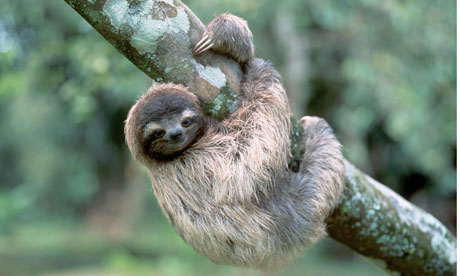
#> input picture sloth.jpg, 460 x 276 px
$ python 'redgb copy.py'   (Python 2 division)
#> lines starting #> are read from the running program, lines starting #| are printed output that depends on the picture
from PIL import Image
import random

im = Image.open("sloth.jpg") # loads image
#> im is the input picture: PIL image 460x276 RGB; mean R, G, B 116.3, 132.4, 118
pixels = im.load()
rgb_im = im.convert('RGB') # create the pixel map


xlimit = 270
prevSavedPts = [131, 166, 61, 71, 173, 56, 81, 72, 223, 41, 201, 132, 19, 220, 144, 51, 243, 245, 127, 142, 225, 267, 51, 249, 14, 249, 82, 14, 227, 104, 63, 98, 157, 140, 267, 37, 178, 250, 38, 61, 241, 37, 14, 235, 105, 104, 180, 237, 222, 56, 76, 251, 4, 159, 10, 262, 220, 101, 2, 29, 112, 72, 99, 268, 254, 117, 108, 243, 9, 180, 248, 26, 61, 201, 77, 13, 152, 123, 83, 190, 192, 109, 151, 221, 105, 11, 184, 104, 214, 191, 176, 218, 227, 147, 60, 68, 173, 46, 10, 61, 241, 5, 36, 191, 257, 264, 9, 232, 173, 252, 110, 50, 88, 113, 70, 205, 171, 235, 82, 235, 70, 106, 69, 220, 55, 38, 146, 239, 152, 98, 136, 71, 258, 190, 29, 208, 2, 268, 29, 27, 149, 62, 94, 102, 248, 212, 208, 152, 54, 190, 89, 204, 43, 53, 74, 37, 101, 128, 198, 160, 106, 206, 53, 134, 0, 112, 69, 142, 180, 164, 38, 20, 232, 4, 226, 16, 115, 132, 164, 92, 203, 243, 85, 6, 48, 80, 217, 27, 195, 80, 181, 80, 247, 177, 42, 22, 30, 62, 28, 186, 212, 78, 2, 99, 194, 29, 150, 5, 87, 26, 21, 184, 247, 249, 231, 165, 86, 22, 95, 82, 70, 217, 266, 112, 114, 23, 243, 122, 12, 165, 229, 199, 47, 124, 194, 84, 238, 218, 233, 188, 218, 195, 65, 173, 46, 78, 251, 20, 89, 100, 25, 173, 29, 98, 203, 84, 104, 231, 13, 41, 129, 76, 167, 170, 247, 29, 196, 195, 261, 148, 55, 188, 75, 139, 130, 32, 69, 12, 52, 45, 254, 24, 157, 39, 238, 69, 144, 87, 110, 83, 72, 51, 56, 152, 255, 124, 244, 77, 70, 79, 133, 6, 80, 181, 253, 130, 208, 81, 132, 160, 264, 209, 145, 78, 228, 177, 150, 261, 131, 9, 238, 263, 111, 239, 196, 179, 13, 119, 144, 131, 115, 254, 6, 197, 9, 125, 169, 97, 141, 64, 220, 45, 197, 43, 0, 38, 26, 53, 50, 92, 26, 40, 131, 220, 179, 214, 235, 57, 0, 156, 32, 54, 67, 257, 29, 243, 217, 195, 131, 101, 25, 257, 150, 16, 197, 144, 118, 51, 225, 8, 222, 269, 213, 77, 47, 234, 140, 28, 258, 254, 158, 149, 24, 138, 10, 204, 148, 10, 14, 10, 129, 52, 64, 242, 212, 222, 70, 264, 27, 26, 186, 236, 86, 201, 205, 9, 56, 82, 251, 63, 74, 182, 9, 54, 21, 9, 4, 1, 175, 74, 180, 194, 16, 242, 178, 149, 188, 29, 237, 35, 99, 156, 17, 117, 104, 151, 17, 120, 60, 19, 171, 60, 257, 32, 239, 169, 24, 262, 166, 240]
prevSavedCounter = 0;

# get rand num
# randPt = random.randint(2,xlimit)

for i in range(im.size[0]):
 	for j in range(im.size[1]):

 		if j == prevSavedPts[prevSavedCounter]:
 			# print "Random Point: " + str(randPt)
 			r, g, b = rgb_im.getpixel((i, j))
 			red = str(r)
 			green = str(g)
 			blue = str(b)

 			print "Old: " + red + ", " + green + ", " + blue
 			pixels[i,j+1] = (10,11,12)
 			pixels[i,j] = (255, 255, 255)


 	# get new rand num
 	# randPt = random.randint(0,xlimit)
 	prevSavedCounter = prevSavedCounter + 1
#> after the loop, prevSavedCounter = 460

im.show()
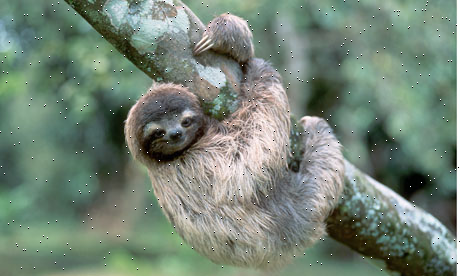
#> shown: PIL image 460x276 RGB; mean R, G, B 116.4, 132.4, 118.1

im.close()
